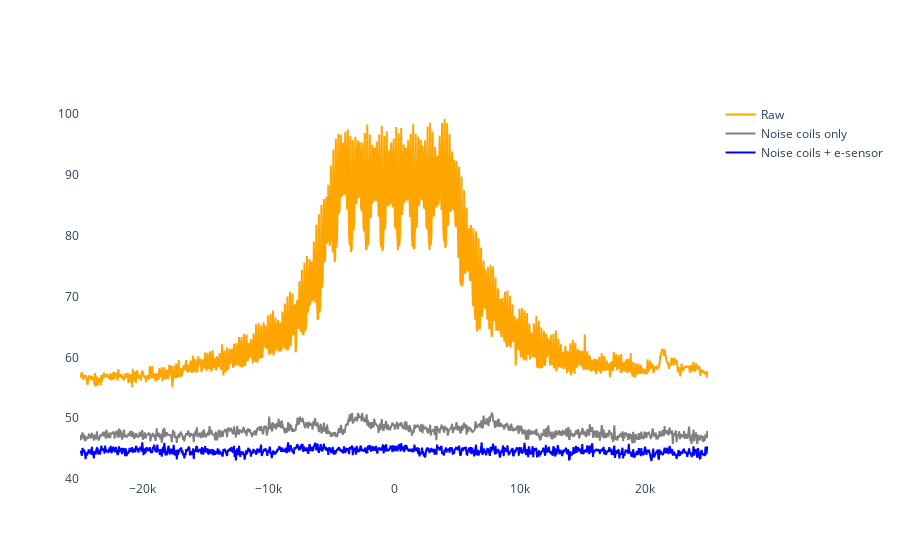

Here is the notebook cell this chart was saved with:
### Markdown cell above
## Plot noise density (prescan)

### Code cell
axis_pow, pow_raw = compute_power_spectrum(data['noise'][select_channels_signal, :, :], acq_bandwidth, 1, 2)
axis_pow, pow_cor = compute_power_spectrum(data_prescan_cor, acq_bandwidth, 1, 2)
axis_pow, pow_cor_no_es = compute_power_spectrum(data_prescan_no_es, acq_bandwidth, 1, 2)

# Print ratio in dB
print("Average rejection: {} dB".format(20 * np.log10(np.mean(pow_raw / pow_cor))))
print("Max rejection: {} dB".format(20 * np.log10(np.max(pow_raw / pow_cor))))
print("Average e-sensor: {} dB".format(20 * np.log10(np.mean(pow_cor_no_es / pow_cor))))
print("Max e-sensor: {} dB".format(20 * np.log10(np.max(pow_cor_no_es / pow_cor))))

# Interactive plot
fig = go.Figure()
fig.update_layout(plot_bgcolor="white")
line_style = {'color': 'orange', 'width': 2}
fig.add_trace(go.Scatter(x=axis_pow, y=20 * np.log10(pow_raw[ch, :]), line=line_style, name='Raw'))
line_style = {'color': 'gray', 'width': 2}
fig.add_trace(go.Scatter(x=axis_pow, y=20 * np.log10(pow_cor_no_es[ch, :]), line=line_style, name='Noise coils only'))
line_style = {'color': 'blue', 'width': 2}
fig.add_trace(go.Scatter(x=axis_pow, y=20 * np.log10(pow_cor[ch, :]), line=line_style, name='Noise coils + e-sensor'))
fig.show()

### Figure 1 — Plotly figure (JSON) as saved in the notebook; plotly's stock layout.template omitted (floating-point values rounded to 4 significant figures; data arrays with more than 128 entries replaced by an {"elided": "..."} marker saying what was removed)
{"data": [{"line": {"color": "orange", "width": 2}, "name": "Raw", "type": "scatter", "x": {"elided": "1000 float values"}, "y": {"elided": "1000 float values"}}, {"line": {"color": "gray", "width": 2}, "name": "Noise coils only", "type": "scatter", "x": {"elided": "1000 float values"}, "y": {"elided": "1000 float values"}}, {"line": {"color": "blue", "width": 2}, "name": "Noise coils + e-sensor", "type": "scatter", "x": {"elided": "1000 float values"}, "y": {"elided": "1000 float values"}}], "layout": {"plot_bgcolor": "white"}}
